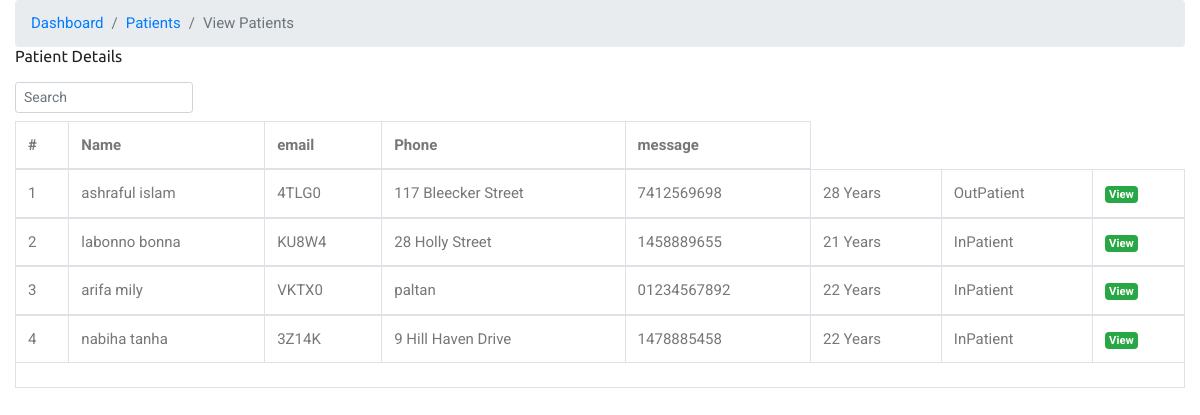
The app's page /patient.php with its own data.
### tables this page shows
CREATE TABLE `his_patients` (
  `pat_id` int(20) NOT NULL,
  `pat_fname` varchar(200) DEFAULT NULL,
  `pat_lname` varchar(200) DEFAULT NULL,
  `pat_dob` varchar(200) DEFAULT NULL,
  `pat_age` varchar(200) DEFAULT NULL,
  `pat_number` varchar(200) DEFAULT NULL,
  `pat_addr` varchar(200) DEFAULT NULL,
  `pat_phone` varchar(200) DEFAULT NULL,
  `pat_type` varchar(200) DEFAULT NULL,
  `pat_date_joined` timestamp(6) NOT NULL DEFAULT current_timestamp(6) ON UPDATE current_timestamp(6),
  `pat_ailment` varchar(200) DEFAULT NULL,
  `pat_discharge_status` varchar(200) DEFAULT NULL
);

### patient.php (the view, shortened to what this page needs)
<?php
  include('backend/admin/assets/inc/config.php');
?>
<!DOCTYPE html>
<html lang="en">
<head>
  <link rel="stylesheet" href="assets/css/animate-3.7.0.css">
  <link rel="stylesheet" href="assets/css/font-awesome-4.7.0.min.css">
  <link rel="stylesheet" href="assets/css/bootstrap-4.1.3.min.css">
  <link rel="stylesheet" href="assets/css/owl-carousel.min.css">
  <link rel="stylesheet" href="assets/css/jquery.datetimepicker.min.css">
  <link rel="stylesheet" href="assets/css/linearicons.css">
  <link rel="stylesheet" href="assets/css/style.css">
   <link rel="stylesheet" href="assets/css/test.css">
</head>
    <body>
        <div id="wrapper">
            <div class="content-page">
                <div class="content">
                    <div class="container-fluid">
                        <div class="row">
                            <div class="col-12">
                                <div class="page-title-box">
                                    <div class="page-title-right">
                                        <ol class="breadcrumb m-0">
                                            <li class="breadcrumb-item"><a href="javascript: void(0);">Dashboard</a></li>
                                            <li class="breadcrumb-item"><a href="javascript: void(0);">Patients</a></li>
                                            <li class="breadcrumb-item active">View Patients</li>
                                        </ol>
                                    </div>
                                    <h4 class="page-title">Patient Details</h4>
                                </div>
                            </div>
                        </div>
                        <div class="row">
                            <div class="col-12">
                                <div class="card-box">
                                    <div class="mb-2">
                                        <div class="row">
                                            <div class="col-12 text-sm-center form-inline" >
                                                <div class="form-group">
                                                    <input id="demo-foo-search" type="text" placeholder="Search" class="form-control form-control-sm" autocomplete="on">
                                                </div>
                                            </div>
                                        </div>
                                    </div>
                                    <div class="table-responsive">
                                        <table id="demo-foo-filtering" class="table table-bordered toggle-circle mb-0" data-page-size="7">
                                            <thead>
                                            <tr>
                                                <th>#</th>
                                                <th data-toggle="true">Name</th>
                                                <th data-hide="phone">email</th>
                                                <th data-hide="phone">Phone</th>
                                                <th data-hide="phone">message</th>
                                            </tr>
                                            </thead>
                                            <?php
                                                $ret="SELECT * FROM  his_patients ORDER BY RAND() ";
                                                $stmt= $mysqli->prepare($ret) ;
                                                $stmt->execute() ;
                                                $res=$stmt->get_result();
                                                $cnt=1;
                                                while($row=$res->fetch_object())
                                                {
                                            ?>
                                                <tbody>
                                                <tr>
                                                    <td><?php echo $cnt;?></td>
                                                    <td><?php echo $row->pat_fname;?> <?php echo $row->pat_lname;?></td>
                                                    <td><?php echo $row->pat_number;?></td>
                                                    <td><?php echo $row->pat_addr;?></td>
                                                    <td><?php echo $row->pat_phone;?></td>
                                                    <td><?php echo $row->pat_age;?> Years</td>
                                                    <td><?php echo $row->pat_type;?></td>
                                                    <td><a href="his_admin_view_single_patient.php?pat_id=<?php echo $row->pat_id;?>&&pat_number=<?php echo $row->pat_number;?>" class="badge badge-success"><i class="mdi mdi-eye"></i> View</a></td>
                                                </tr>
                                                </tbody>
                                            <?php  $cnt = $cnt +1 ; }?>
                                            <tfoot>
                                            <tr class="active">
                                                <td colspan="8">
                                                </td>
                                            </tr>
                                            </tfoot>
                                        </table>
                                    </div>
                                </div>
                            </div>
                        </div>
                    </div>
                </div>
    </body>
</html>

### records on screen
his_patients: pat_fname "ashraful", pat_lname "islam", pat_number "4TLG0", pat_addr "117 Bleecker Street", pat_phone "7412569698", pat_age "28", pat_type "OutPatient"
his_patients: pat_fname "labonno", pat_lname "bonna", pat_number "KU8W4", pat_addr "28 Holly Street", pat_phone "1458889655", pat_age "21", pat_type "InPatient"
his_patients: pat_fname "arifa", pat_lname "mily", pat_number "VKTX0", pat_addr "paltan", pat_phone "01234567892", pat_age "22", pat_type "InPatient"
his_patients: pat_fname "nabiha", pat_lname "tanha", pat_number "3Z14K", pat_addr "9 Hill Haven Drive", pat_phone "1478885458", pat_age "22", pat_type "InPatient"
